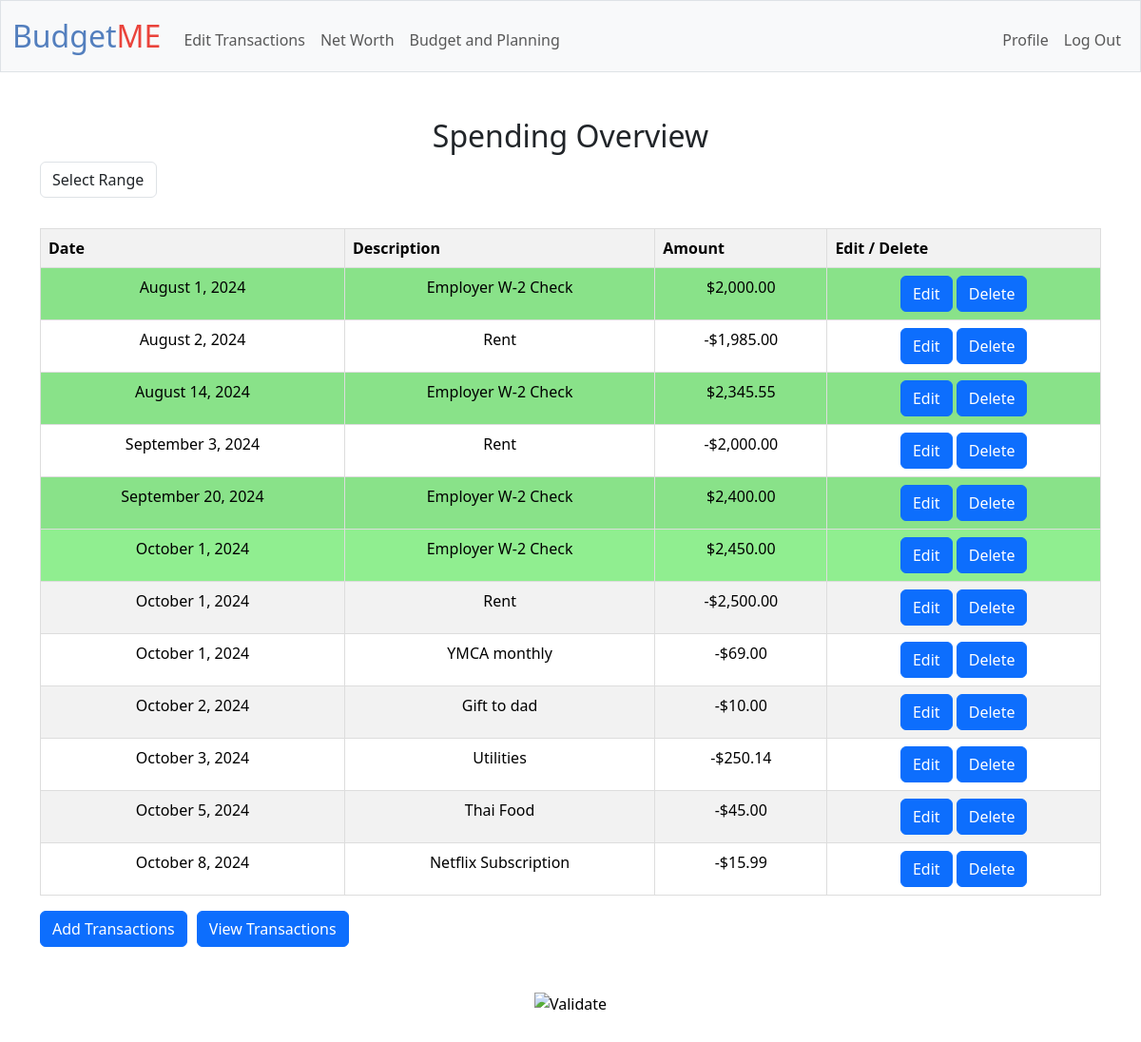
/editreports (signed in), run on an earlier commit of the app's database.
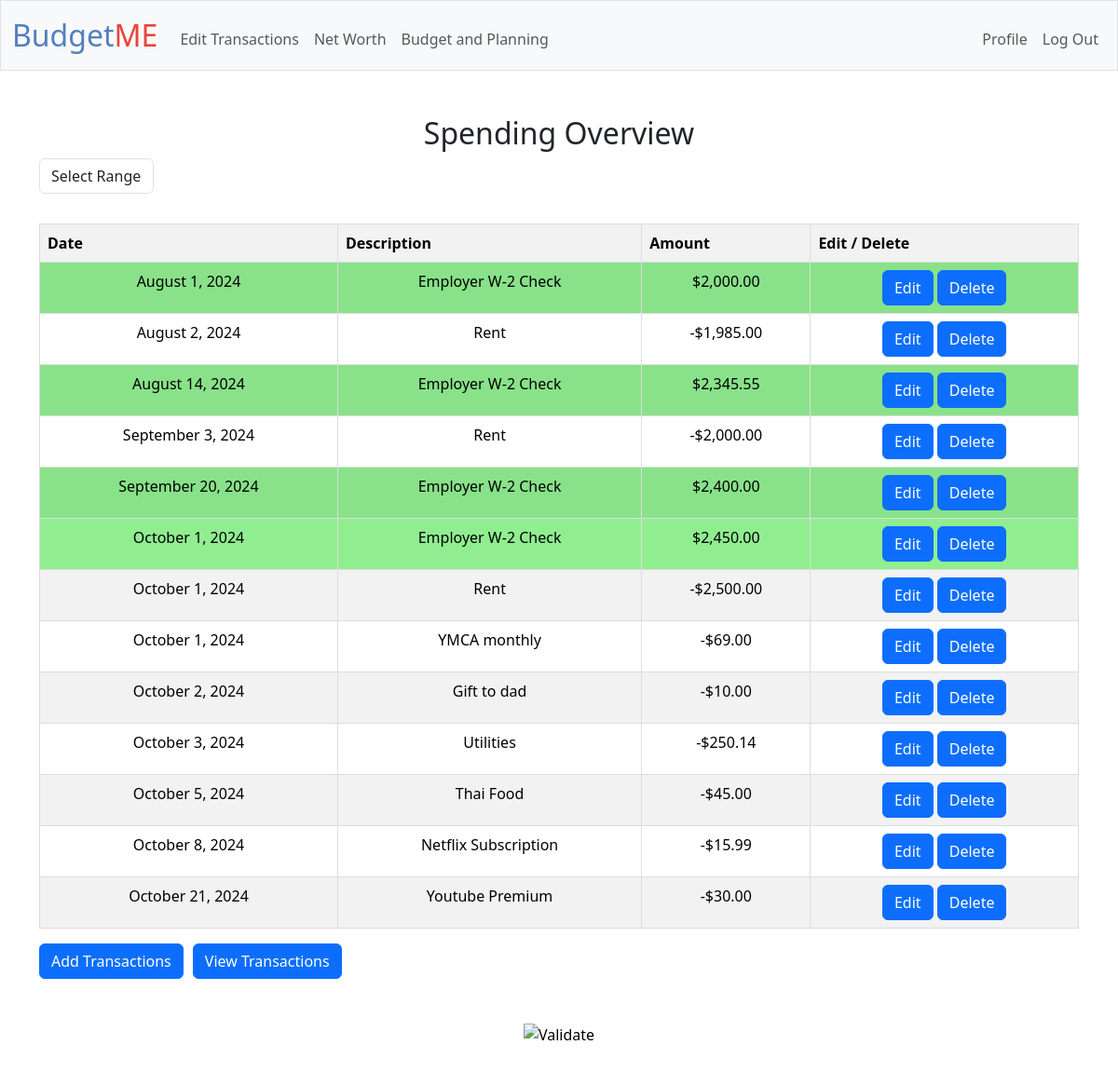
And on a later commit of the database.
### tables this page shows
CREATE TABLE transactions (id INTEGER PRIMARY KEY AUTOINCREMENT, user_id INTEGER NOT NULL, type TEXT NOT NULL, amount REAL NOT NULL, description TEXT, category TEXT, transaction_date DATETIME DEFAULT CURRENT_TIMESTAMP, source TEXT, FOREIGN KEY (user_id) REFERENCES
 users(id) ON DELETE CASCADE);

### app.py (the view, shortened to what this page needs)
@app.route("/editreports", methods=["GET", "POST",])
@login_required
def editreports():
    if request.args.get('startMonth') and request.args.get('endMonth'):
        start_month = request.args.get('startMonth') + "-01"
        end_month = request.args.get('endMonth') + "-31"
        user_data = db.execute("SELECT id, type, amount, description, category, transaction_date, source FROM transactions WHERE user_id = ? AND transaction_date\
                                BETWEEN ? AND ?", session["user_id"], start_month, end_month)
    else:
        user_data = db.execute("SELECT id, type, amount, description, category, transaction_date, source FROM transactions WHERE user_id = ?", session["user_id"])
    user_data.sort(key=lambda x: x['transaction_date'])
    """Allow User to Edit and Delete Entries on the Generated Table"""
    """Render Monthly and Yearly statistics here"""
    return render_template("editreports.html", user_data=user_data)

### app.py (called while the page is built)
@app.after_request
def after_request(response):
    response.headers["Cache-Control"] = "no-cache, no-store, must-revalidate"
    response.headers["Expires"] = 0
    response.headers["Pragma"] = "no-cache"
    return response

### helpers.py (called while the page is built)
def login_required(f):
    @wraps(f)
    def decorated_function(*args, **kwargs):
        if session.get("user_id") is None:
            return redirect("/login")
        return f(*args, **kwargs)
    return decorated_function

def usd(value, type=""):
    if type == 'expense':
        return f"-${value:,.2f}"
    else:
        return f"${value:,.2f}"

def date_format(str):
    MONTHS = {
    1: "January", 2: "February", 3: "March", 4: "April", 5: "May", 6: "June", 7: "July", 8: "August", 9: "September", 10: "October", 11: "November", 12: "December"}
    split = str.split("-")
    return f"{MONTHS[int(split[1])]} {int(split[2])}, {split[0]}"

### templates/editreports.html (shortened to what this page needs)
{% extends "layout.html" %}
{% block main %}
<tbody>
        <h2>Spending Overview</h2>
        <form action="editreports" method="get" id="range_table">
            <div class="mb-3">
                <select class="form-control w-auto" name="report_type" id="report_type">
                    <option value="" disabled selected >Select Range</option>
                </select>
            </div>
        </form>
    <div class="table_chart-container">
        <table class="table table-hover table-striped income_expense-table" id="transactions_table">
            <thead>
                <tr class="list-heading">
                    <th scope="row">Date</th>
                    <th scope="row">Description</th>
                    <th scope="row">Amount</th>
                    <th>Edit / Delete</th>
                </tr>
            </thead>
                {% for data in user_data %}
                <tr class="{{ data.type }}" id="row-{{ data.id }}">
                    <td class="row-date">{{ data.transaction_date | date_format }}</td>
                    <td class="row-description">{{ data.description }}</td>
                    <td class="row-amount">{% if data.type == 'expense' %}-{% endif %}{{ data.amount | usd}}</td>
                    <td class="row-buttons">
                        <button class="btn btn-primary edit-btn" type="submit" value="{{ data.id }}" id="edit-{{ data.id }}">Edit</button>
                        <button class="btn btn-primary delete-btn" type="submit" value="{{ data.id }}" id="delete-{{ data.id }}">Delete</button>
                    </td>
                </tr>
                {% endfor %}
        </table>
    </div>
        <div class="button-container">
            <form action="/transactions" method="get">
                <button class="btn btn-primary" type="submit" id="the_transaction_submit">Add Transactions</button>
            </form>
            <form action="/reports" method="get">
                <button class="btn btn-primary" type="submit" id="the_view_submit">View Transactions</button>
            </form>
        </div>
</tbody>
{% endblock %}

### templates/layout.html (shortened to what this page needs)
<!DOCTYPE html>
<html lang="en">
    <head>
        <link href="https://cdn.jsdelivr.net/npm/bootstrap@5.3.3/dist/css/bootstrap.min.css" rel="stylesheet">
        <link href="/static/styles.css" rel="stylesheet">
    </head>
    <body>
        <nav class="bg-light border navbar navbar-expand-md navbar-light">
            <div class="container-fluid">
                <a class="navbar-brand" href="/reports"><span class="blue">Budget</span><span class="red">ME</span></a>
                <div class="collapse navbar-collapse" id="navbar">
                    {% if session["user_id"] %}
                        <ul class="navbar-nav me-auto mt-2">
                            <li class="nav-item"><a class="nav-link" href="/editreports">Edit Transactions</a></li>
                            <li class="nav-item"><a class="nav-link" href="/">Net Worth</a></li>
                            <li class="nav-item"><a class="nav-link" href="/budget">Budget and Planning</a></li>
                        </ul>
                        <ul class="navbar-nav ms-auto mt-2">
                            <li class="nav-item"><a class="nav-link" href="/profile">Profile</a></li>
                            <li class="nav-item"><a class="nav-link" href="/logout">Log Out</a></li>
                        </ul>
                    {% else %}
                        <ul class="navbar-nav ms-auto mt-2">
                            <li class="nav-item"><a class="nav-link" href="/register">Register</a></li>
                            <li class="nav-item"><a class="nav-link" href="/login">Log In</a></li>
                        </ul>
                    {% endif %}
                </div>
            </div>
        </nav>
        <main class="container py-5 text-center">
            {% block main %}{% endblock %}
        </main>
        <footer class="mb-5">
            <form action="https://validator.w3.org/check" class="text-center" enctype="multipart/form-data" method="post" target="_blank">
                <input alt="Validate" src="/static/I_heart_validator.png" type="image">
            </form>
        </footer>
    </body>
</html>

### static/styles.css (style rules this page uses)
nav .navbar-brand { font-size: xx-large; }
nav .navbar-brand .blue { color: #537fbe; }
nav .navbar-brand .red { color: #ea433b; }
.table { width: 100%; border-collapse: collapse; }
.table th, .table td { border: 1px solid #ddd; padding: 8px; }
.table th { background-color: #f2f2f2; text-align: left; }
tr.income td { background-color: lightgreen !important; }
.table_chart-container { display: flex; column-gap: 20px; }
div.button-container { display: flex; gap: 10px; }

What changed in the data, as far as the page shows it:
added transactions: transaction_date "October 21, 2024", description "Youtube Premium", amount "$30.00", {{ data.id }} 39 (drawn)
